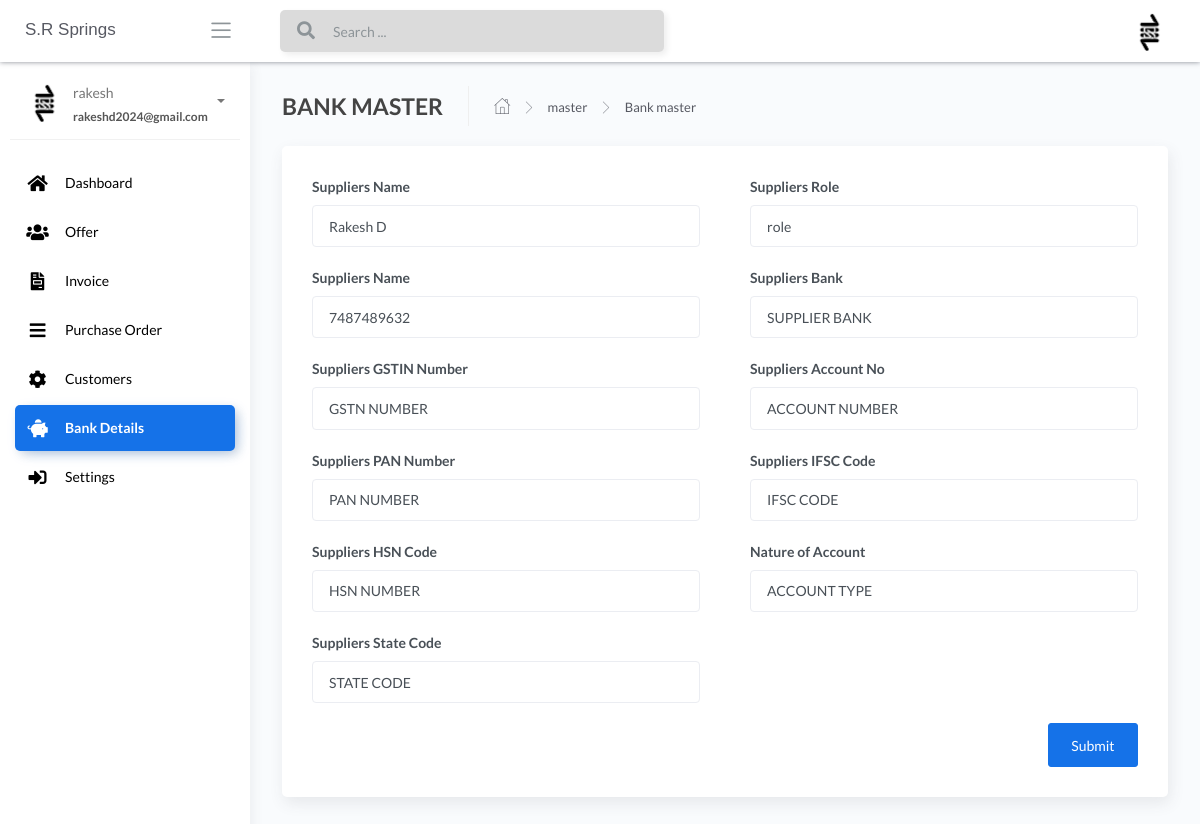
/Bank-details (signed in), run on an earlier commit of the app's database.
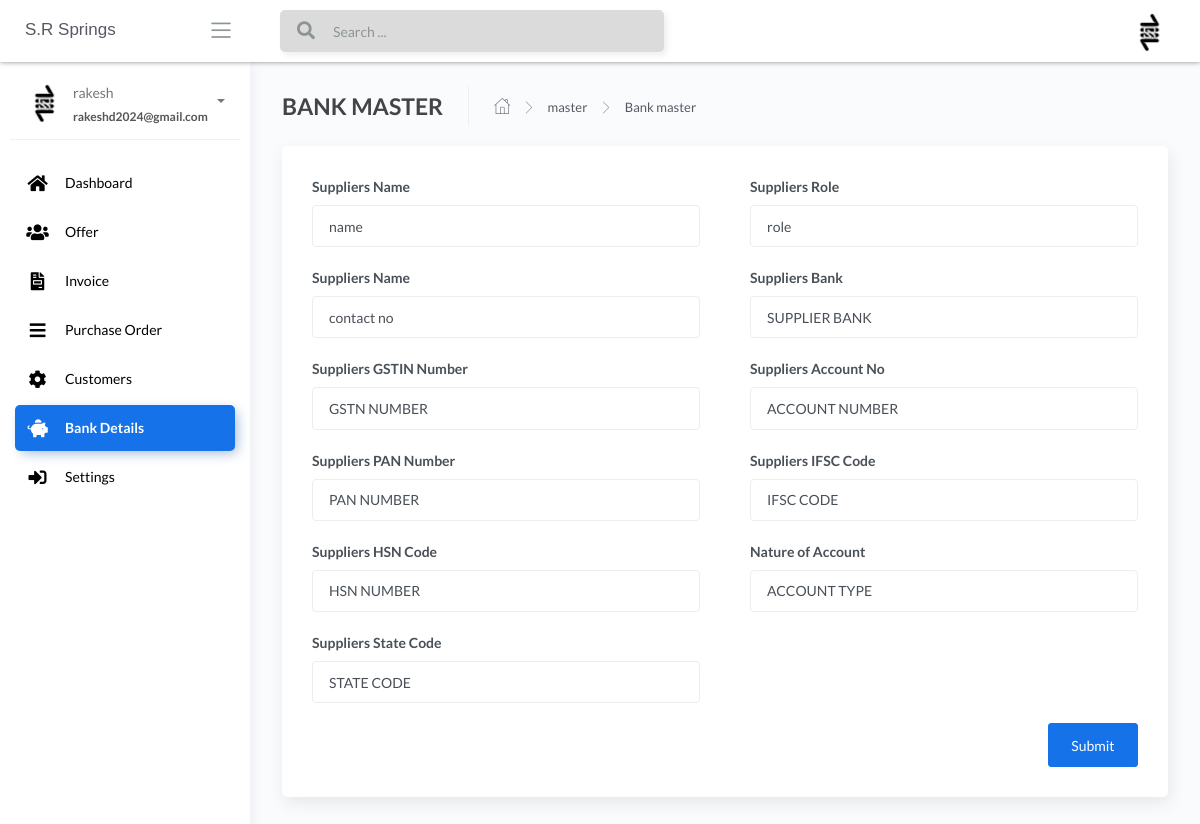
And on a later commit of the database.
### apps/home/models.py (models this page shows, shortened)
class BankDetails(db.Model):
    __tablename__ = "BankDetails"
    id = db.Column(db.Integer, primary_key=True)
    supplier_name = db.Column(db.String())
    supplier_role = db.Column(db.String())
    supplier_contact_no = db.Column(db.String())
    suppliers_gstin_number = db.Column(db.String())
    suppliers_pan_number = db.Column(db.String())
    suppliers_hsn_code = db.Column(db.String())
    suppliers_state_code = db.Column(db.String())
    suppliers_bank = db.Column(db.String())
    suppliers_account_no = db.Column(db.String())
    suppliers_ifsc_code = db.Column(db.String())
    nature_of_account = db.Column(db.String())

### apps/home/routes.py (the view, shortened to what this page needs)
@blueprint.route('/Bank-details', methods=['GET', 'POST'])
@login_required
def Bank_master():
    if request.method == 'GET':
        bank_detail = BankDetails.query.filter_by(id=1).first()
        return render_template('home/Bank-master.html',segment='Bank-details',bank_detail=bank_detail)

### apps/__init__.py (called while the page is built)
def configure_database(app):
    @app.before_first_request
    def initialize_database():
        db.create_all()
    @app.teardown_request
    def shutdown_session(exception=None):
        db.session.remove()

### apps/authentication/models.py (called while the page is built)
@login_manager.user_loader
def user_loader(id):
    return Users.query.filter_by(id=id).first()

### apps/templates/home/Bank-master.html (shortened to what the changed rows need)
{% extends "layouts/base.html" %}
{% block content %}
<div class="content">
    <div class="page-inner">
        <form action='' method="POST">
            <div class="card">
                <div class="card-body">
                    <div class="row">
                        <div class="col-md-6">
                            <div class="form-group">
                                <label for="supplier_name">Suppliers Name</label>
                                <input type="text" id="supplier_name" name="supplier_name" class="form-control"
                                    value="{{ bank_detail.supplier_name }}">
                            </div>
                            <div class="form-group">
                                <label for="supplier_contact_no">Suppliers Name</label>
                                <input type="text" id="supplier_contact_no" name="supplier_contact_no" class="form-control"
                                    value="{{ bank_detail.supplier_contact_no }}">
                            </div>
                            <div class="form-group">
                                <label for="suppliers_gstin_number">Suppliers GSTIN Number</label>
                                <input type="text" id="suppliers_gstin_number" name="suppliers_gstin_number" class="form-control"
                                    value="{{ bank_detail.suppliers_gstin_number }}">
                            </div>
                            <div class="form-group">
                                <label for="suppliers_pan_number">Suppliers PAN Number</label>
                                <input type="text" id="suppliers_pan_number" name="suppliers_pan_number" class="form-control"
                                    value="{{ bank_detail.suppliers_pan_number }}">
                            </div>
                            <div class="form-group">
                                <label for="suppliers_hsn_code">Suppliers HSN Code</label>
                                <input type="text" id="suppliers_hsn_code" name="suppliers_hsn_code" class="form-control"
                                    value="{{ bank_detail.suppliers_hsn_code }}">
                            </div>
                            <div class="form-group">
                                <label for="suppliers_state_code">Suppliers State Code</label>
                                <input type="text" id="suppliers_state_code" name="suppliers_state_code" class="form-control"
                                    value="{{ bank_detail.suppliers_state_code }}">
                            </div>
                        </div>
                        <div class="col-md-6">
                            <div class="form-group">
                                <label for="supplier_role">Suppliers Role</label>
                                <input type="text" id="supplier_role" name="supplier_role" class="form-control"
                                    value="{{ bank_detail.supplier_role }}">
                            </div>
                            <div class="form-group">
                                <label for="suppliers_bank">Suppliers Bank</label>
                                <input type="text" id="suppliers_bank" name="suppliers_bank" class="form-control"
                                    value="{{ bank_detail.suppliers_bank }}">
                            </div>
                            <div class="form-group">
                                <label for="suppliers_account_no">Suppliers Account No</label>
                                <input type="text" id="suppliers_account_no" name="suppliers_account_no" class="form-control"
                                    value="{{ bank_detail.suppliers_account_no }}">
                            </div>
                            <div class="form-group">
                                <label for="suppliers_ifsc_code">Suppliers IFSC Code</label>
                                <input type="text" id="suppliers_ifsc_code" name="suppliers_ifsc_code" class="form-control"
                                    value="{{ bank_detail.suppliers_ifsc_code }}">
                            </div>
                            <div class="form-group">
                                <label for="nature_of_account">Nature of Account</label>
                                <input type="text" id="nature_of_account" name="nature_of_account" class="form-control"
                                    value="{{ bank_detail.nature_of_account }}">
                            </div>
                        </div>
                    </div>
                </div>
            </div>
        </form>
    </div>
</div>
{% endblock content %}

What changed in the data, as far as the page shows it:
changed BankDetails "GSTN NUMBER": supplier_name "Rakesh D" → "name"; supplier_contact_no "7487489632" → "contact no"
